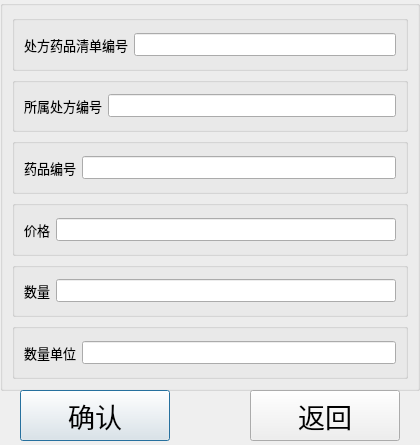
<?xml version="1.0" encoding="UTF-8"?>
<ui version="4.0">
 <class>Dialog</class>
 <widget class="QDialog" name="Dialog">
  <property name="geometry">
   <rect>
    <x>0</x>
    <y>0</y>
    <width>420</width>
    <height>445</height>
   </rect>
  </property>
  <property name="windowTitle">
   <string>Dialog</string>
  </property>
  <widget class="QGroupBox" name="groupBox_total">
   <property name="geometry">
    <rect>
     <x>0</x>
     <y>0</y>
     <width>420</width>
     <height>391</height>
    </rect>
   </property>
   <property name="font">
    <font>
     <pointsize>10</pointsize>
    </font>
   </property>
   <property name="title">
    <string/>
   </property>
   <layout class="QVBoxLayout" name="verticalLayout_2">
    <item>
     <widget class="QGroupBox" name="groupBox_rdno">
      <property name="font">
       <font>
        <pointsize>10</pointsize>
       </font>
      </property>
      <property name="title">
       <string/>
      </property>
      <layout class="QHBoxLayout" name="horizontalLayout_19">
       <item>
        <widget class="QLabel" name="label_rdno">
         <property name="font">
          <font>
           <pointsize>10</pointsize>
          </font>
         </property>
         <property name="text">
          <string>处方药品清单编号</string>
         </property>
        </widget>
       </item>
       <item>
        <widget class="QLineEdit" name="lineEdit_rdno">
         <property name="font">
          <font>
           <pointsize>10</pointsize>
          </font>
         </property>
        </widget>
       </item>
      </layout>
     </widget>
    </item>
    <item>
     <widget class="QGroupBox" name="groupBox_rmno">
      <property name="font">
       <font>
        <pointsize>10</pointsize>
       </font>
      </property>
      <property name="title">
       <string/>
      </property>
      <layout class="QHBoxLayout" name="horizontalLayout_20">
       <item>
        <widget class="QLabel" name="label_rmno">
         <property name="font">
          <font>
           <pointsize>10</pointsize>
          </font>
         </property>
         <property name="text">
          <string>所属处方编号</string>
         </property>
        </widget>
       </item>
       <item>
        <widget class="QLineEdit" name="lineEdit_rmno">
         <property name="font">
          <font>
           <pointsize>10</pointsize>
          </font>
         </property>
        </widget>
       </item>
      </layout>
     </widget>
    </item>
    <item>
     <widget class="QGroupBox" name="groupBox_mno">
      <property name="font">
       <font>
        <pointsize>10</pointsize>
       </font>
      </property>
      <property name="title">
       <string/>
      </property>
      <layout class="QHBoxLayout" name="horizontalLayout_21">
       <item>
        <widget class="QLabel" name="label_mno">
         <property name="font">
          <font>
           <pointsize>10</pointsize>
          </font>
         </property>
         <property name="text">
          <string>药品编号</string>
         </property>
        </widget>
       </item>
       <item>
        <widget class="QLineEdit" name="lineEdit_mno">
         <property name="font">
          <font>
           <pointsize>10</pointsize>
          </font>
         </property>
        </widget>
       </item>
      </layout>
     </widget>
    </item>
    <item>
     <widget class="QGroupBox" name="groupBox_rdprice">
      <property name="font">
       <font>
        <pointsize>10</pointsize>
       </font>
      </property>
      <property name="title">
       <string/>
      </property>
      <layout class="QHBoxLayout" name="horizontalLayout_26">
       <item>
        <widget class="QLabel" name="label_rdprice">
         <property name="font">
          <font>
           <pointsize>10</pointsize>
          </font>
         </property>
         <property name="text">
          <string>价格</string>
         </property>
        </widget>
       </item>
       <item>
        <widget class="QLineEdit" name="lineEdit_rdprice">
         <property name="font">
          <font>
           <pointsize>10</pointsize>
          </font>
         </property>
        </widget>
       </item>
      </layout>
     </widget>
    </item>
    <item>
     <widget class="QGroupBox" name="groupBox_rdnumber">
      <property name="font">
       <font>
        <pointsize>10</pointsize>
       </font>
      </property>
      <property name="title">
       <string/>
      </property>
      <layout class="QHBoxLayout" name="horizontalLayout_24">
       <item>
        <widget class="QLabel" name="label_rdnumber">
         <property name="font">
          <font>
           <pointsize>10</pointsize>
          </font>
         </property>
         <property name="text">
          <string>数量</string>
         </property>
        </widget>
       </item>
       <item>
        <widget class="QLineEdit" name="lineEdit_rdnumber">
         <property name="font">
          <font>
           <pointsize>10</pointsize>
          </font>
         </property>
        </widget>
       </item>
      </layout>
     </widget>
    </item>
    <item>
     <widget class="QGroupBox" name="groupBox_rdunit">
      <property name="font">
       <font>
        <pointsize>10</pointsize>
       </font>
      </property>
      <property name="title">
       <string/>
      </property>
      <layout class="QHBoxLayout" name="horizontalLayout_25">
       <item>
        <widget class="QLabel" name="label_rdunit">
         <property name="font">
          <font>
           <pointsize>10</pointsize>
          </font>
         </property>
         <property name="text">
          <string>数量单位</string>
         </property>
        </widget>
       </item>
       <item>
        <widget class="QLineEdit" name="lineEdit_rdunit">
         <property name="font">
          <font>
           <pointsize>10</pointsize>
          </font>
         </property>
        </widget>
       </item>
      </layout>
     </widget>
    </item>
   </layout>
  </widget>
  <widget class="QPushButton" name="pushButton_submit">
   <property name="geometry">
    <rect>
     <x>20</x>
     <y>390</y>
     <width>150</width>
     <height>51</height>
    </rect>
   </property>
   <property name="font">
    <font>
     <pointsize>20</pointsize>
    </font>
   </property>
   <property name="text">
    <string>确认</string>
   </property>
  </widget>
  <widget class="QPushButton" name="pushButton_exit">
   <property name="geometry">
    <rect>
     <x>250</x>
     <y>390</y>
     <width>150</width>
     <height>51</height>
    </rect>
   </property>
   <property name="font">
    <font>
     <pointsize>20</pointsize>
    </font>
   </property>
   <property name="text">
    <string>返回</string>
   </property>
  </widget>
 </widget>
 <resources/>
 <connections/>
</ui>
